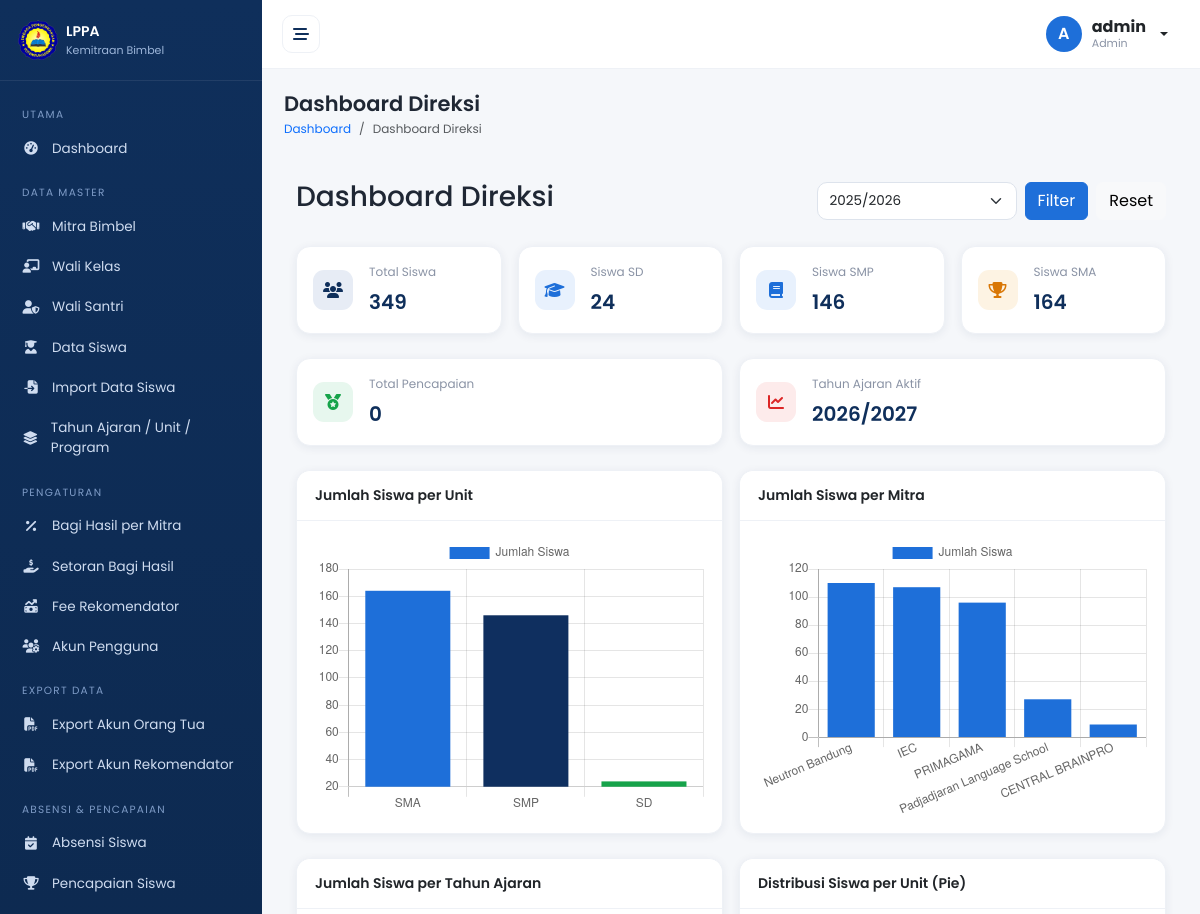
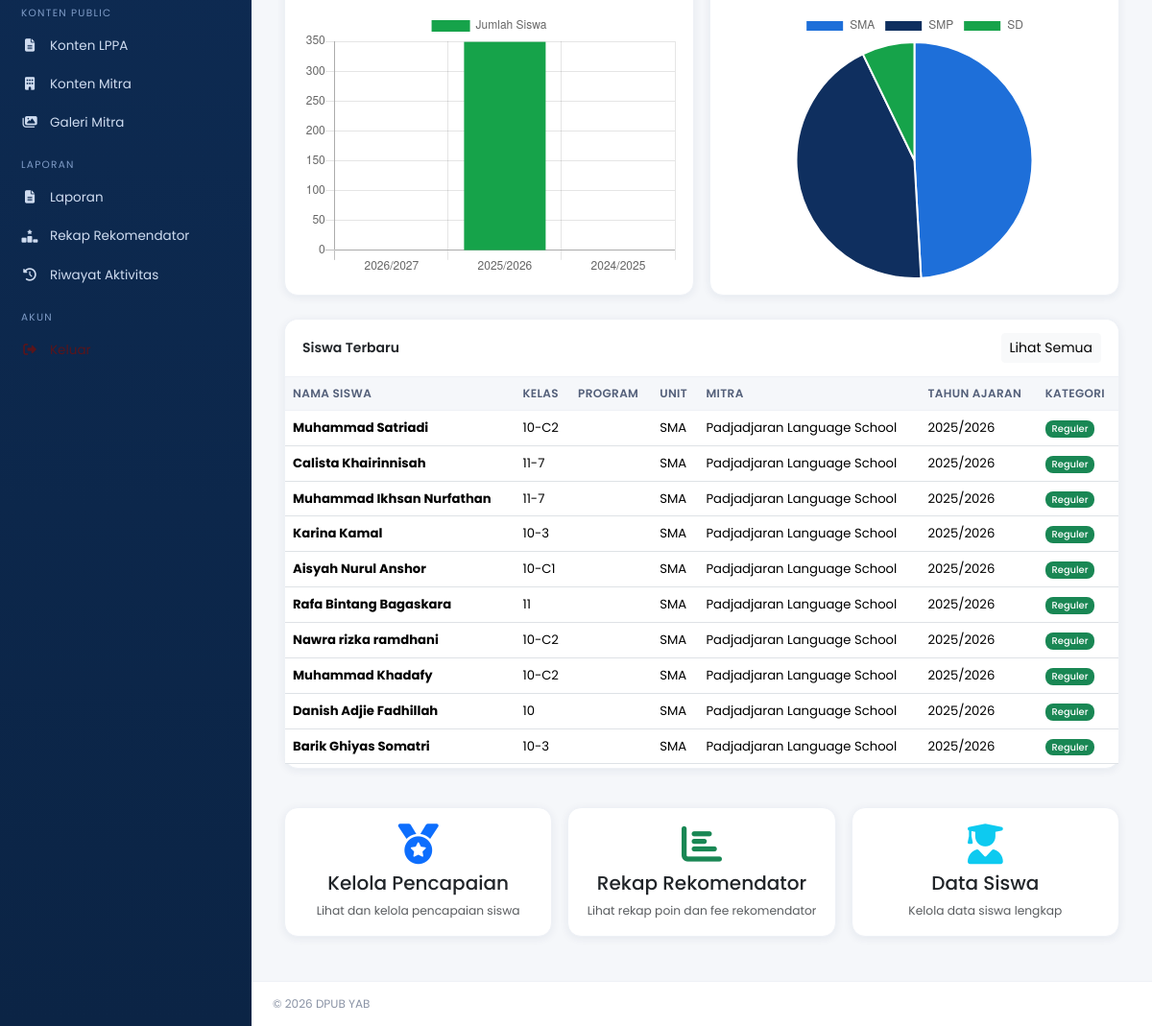
Screenshot of /admin/direksi_dashboard.php?academic_year_id=2 (signed in) with the database file from the repository (2 pictures, top to bottom).
### tables this page shows
CREATE TABLE `academic_years` (
  `id` int(11) NOT NULL,
  `nama_tahun_ajaran` varchar(30) NOT NULL,
  `tanggal_mulai` date DEFAULT NULL,
  `tanggal_selesai` date DEFAULT NULL,
  `status` enum('aktif','nonaktif') NOT NULL DEFAULT 'aktif'
);

CREATE TABLE `students` (
  `id` int(11) NOT NULL,
  `nis_nisn` varchar(50) DEFAULT NULL,
  `partner_id` int(11) DEFAULT NULL,
  `academic_year_id` int(11) DEFAULT NULL,
  `unit_id` int(11) DEFAULT NULL,
  `tanggal_pendaftaran` date NOT NULL,
  `nama_siswa` varchar(150) NOT NULL,
  `kelas` varchar(50) DEFAULT NULL,
  `kategori_peserta` enum('reguler','khusus') DEFAULT 'reguler',
  `program_bimbel` varchar(150) DEFAULT NULL,
  `biaya_pendaftaran` decimal(14,2) NOT NULL DEFAULT 0.00,
  `triwulan` enum('I','II','III','IV') DEFAULT NULL,
  `is_psam` enum('Ya','Tidak') NOT NULL DEFAULT 'Tidak',
  `total_biaya` decimal(14,2) NOT NULL DEFAULT 0.00,
  `biaya_program` decimal(14,2) NOT NULL DEFAULT 0.00,
  `status_pembayaran` enum('angsuran','lunas') NOT NULL DEFAULT 'angsuran',
  `wali_kelas_id` int(11) DEFAULT NULL,
  `wali_santri_id` int(11) DEFAULT NULL,
  `keterangan` text DEFAULT NULL,
  `created_at` timestamp NOT NULL DEFAULT current_timestamp(),
  `updated_at` timestamp NOT NULL DEFAULT current_timestamp() ON UPDATE current_timestamp()
);

CREATE TABLE `units` (
  `id` int(11) NOT NULL,
  `nama_unit` varchar(100) NOT NULL,
  `status` enum('aktif','nonaktif') NOT NULL DEFAULT 'aktif'
);

CREATE TABLE `partners` (
  `id` int(11) NOT NULL,
  `user_id` int(11) DEFAULT NULL,
  `nama_mitra` varchar(150) NOT NULL,
  `penanggung_jawab` varchar(120) DEFAULT NULL,
  `telepon` varchar(30) DEFAULT NULL,
  `email` varchar(120) DEFAULT NULL,
  `alamat` text DEFAULT NULL,
  `tanggal_mulai` date DEFAULT NULL,
  `status` enum('aktif','nonaktif') NOT NULL DEFAULT 'aktif',
  `persentase_bagi_hasil` decimal(5,2) NOT NULL DEFAULT 15.00,
  `keterangan` text DEFAULT NULL,
  `created_at` timestamp NOT NULL DEFAULT current_timestamp(),
  `tax_enabled` tinyint(1) NOT NULL DEFAULT 0 COMMENT 'Apakah pajak diaktifkan untuk mitra ini',
  `tax_percentage` decimal(5,2) NOT NULL DEFAULT 0.00 COMMENT 'Persentase pajak (0-100)',
  `tax_manual_nominal` decimal(14,2) DEFAULT 0.00,
  `tax_method` enum('none','percentage','manual') NOT NULL DEFAULT 'none',
  `public_programs` text DEFAULT NULL,
  `public_levels` text DEFAULT NULL,
  `public_program_unggulan` text DEFAULT NULL,
  `public_website` varchar(255) DEFAULT NULL,
  `public_whatsapp` varchar(30) DEFAULT NULL,
  `public_address` text DEFAULT NULL,
  `public_logo` varchar(255) DEFAULT NULL,
  `public_cover` varchar(255) DEFAULT NULL,
  `is_public` tinyint(1) NOT NULL DEFAULT 1,
  `display_order` int(11) NOT NULL DEFAULT 0,
  `public_description` text DEFAULT NULL,
  `deskripsi_public` text DEFAULT NULL,
  `keunggulan_public` text DEFAULT NULL,
  `video_url` varchar(500) DEFAULT NULL,
  `video_platform` enum('youtube','drive','other') DEFAULT 'youtube'
);

### admin/direksi_dashboard.php (the view, shortened to what the rows shown need)
<?php
require_once __DIR__ . '/../includes/auth.php';
require_once __DIR__ . '/../includes/queries.php';
$selectedAcademicYearId = $_GET['academic_year_id'] ?? '';
$taList = opsi('academic_years', 'nama_tahun_ajaran', '');
[$WHERE, $PARAMS] = student_filters($_GET);
$studentsByUnit = db()->prepare("SELECT u.nama_unit, COUNT(s.id) as jumlah FROM units u LEFT JOIN students s ON u.id = s.unit_id WHERE $WHERE GROUP BY u.id, u.nama_unit ORDER BY jumlah DESC");
$studentsByUnit->execute($PARAMS);
$studentsByUnit = $studentsByUnit->fetchAll();
$studentsByPartner = db()->prepare("SELECT p.nama_mitra, COUNT(s.id) as jumlah FROM partners p LEFT JOIN students s ON p.id = s.partner_id WHERE $WHERE GROUP BY p.id, p.nama_mitra ORDER BY jumlah DESC");
$studentsByPartner->execute($PARAMS);
$studentsByPartner = $studentsByPartner->fetchAll();
$studentsByAcademicYear = db()->query("SELECT ay.nama_tahun_ajaran, COUNT(s.id) as jumlah FROM academic_years ay LEFT JOIN students s ON ay.id = s.academic_year_id GROUP BY ay.id, ay.nama_tahun_ajaran ORDER BY ay.nama_tahun_ajaran DESC")->fetchAll();
$recentStudents = students_list($WHERE, $PARAMS, 10);
include __DIR__ . '/../includes/header.php';
?>
<div class="container-fluid py-4">
    <div class="row g-3 mb-4">
        <div class="col-md-6">
            <div class="stat-card d-flex gap-3 align-items-center">
                <div>
                    <div class="label">Tahun Ajaran Aktif</div>
                    <div class="value"><?= $selectedAcademicYearId ? e($taList[$selectedAcademicYearId]['nama'] ?? '-') : 'Semua' ?></div>
                </div>
            </div>
        </div>
    </div>
    <div class="card">
        <div class="card-body p-0">
            <div class="table-responsive-wrapper mobile-table-wrapper">
                <table class="table table-hover mb-0">
                    <thead>
                        <tr>
                            <th>Nama Siswa</th>
                            <th>Kelas</th>
                            <th>Program</th>
                            <th>Unit</th>
                            <th>Mitra</th>
                            <th>Tahun Ajaran</th>
                            <th>Kategori</th>
                        </tr>
                    </thead>
                    <tbody>
                        <?php foreach ($recentStudents as $s): ?>
                            <tr>
                                <td><strong><?= e($s['nama_siswa']) ?></strong></td>
                                <td><?= e($s['kelas']) ?></td>
                                <td><?= e($s['program_bimbel']) ?></td>
                                <td><?= e($s['nama_unit']) ?></td>
                                <td><?= e($s['nama_mitra']) ?></td>
                                <td><?= e($s['nama_tahun_ajaran']) ?></td>
                                <td>
                                    <?php
                                    $kategori = $s['kategori_peserta'] ?? 'reguler';
                                    if ($kategori === 'khusus'):
                                    ?>
                                    <span class="badge bg-warning text-dark small">Khusus</span>
                                    <?php else: ?>
                                    <span class="badge bg-success small">Reguler</span>
                                    <?php endif; ?>
                                </td>
                            </tr>
                        <?php endforeach; ?>
                    </tbody>
                </table>
            </div>
        </div>
    </div>
</div>
<script>
const base={responsive:true,maintainAspectRatio:false};
const BLUE='#1e6fd9',NAVY='#0f2f5f',GREEN='#16a34a',AMBER='#d97706',RED='#dc2626';
// Chart data
const unitData = {
    labels: <?= json_encode(array_column($studentsByUnit, 'nama_unit')) ?>,
    datasets: [{
        label: 'Jumlah Siswa',
        data: <?= json_encode(array_column($studentsByUnit, 'jumlah')) ?>,
        backgroundColor: [BLUE,NAVY,GREEN,AMBER,RED],
        borderRadius: 6
    }]
};
const partnerData = {
    labels: <?= json_encode(array_column($studentsByPartner, 'nama_mitra')) ?>,
    datasets: [{
        label: 'Jumlah Siswa',
        data: <?= json_encode(array_column($studentsByPartner, 'jumlah')) ?>,
        backgroundColor: BLUE,
        borderRadius: 6
    }]
};
const academicYearData = {
    labels: <?= json_encode(array_column($studentsByAcademicYear, 'nama_tahun_ajaran')) ?>,
    datasets: [{
        label: 'Jumlah Siswa',
        data: <?= json_encode(array_column($studentsByAcademicYear, 'jumlah')) ?>,
        backgroundColor: GREEN,
        borderRadius: 6
    }]
};
// Charts
if (document.getElementById('chartUnit')) {
    new Chart(document.getElementById('chartUnit'), {
        type: 'bar',
        data: unitData,
        options: {...base, plugins:{legend:{display:false}}, scales:{y:{beginAtZero:true,ticks:{precision:0}}}}
    });
}
if (document.getElementById('chartPartner')) {
    new Chart(document.getElementById('chartPartner'), {
        type: 'bar',
        data: partnerData,
        options: {...base, plugins:{legend:{display:false}}, scales:{y:{beginAtZero:true,ticks:{precision:0}}}}
    });
}
if (document.getElementById('chartAcademicYear')) {
    new Chart(document.getElementById('chartAcademicYear'), {
        type: 'bar',
        data: academicYearData,
        options: {...base, plugins:{legend:{display:false}}, scales:{y:{beginAtZero:true,ticks:{precision:0}}}}
    });
}
if (document.getElementById('chartUnitPie')) {
    new Chart(document.getElementById('chartUnitPie'), {
        type: 'pie',
        data: unitData,
        options: {...base, plugins:{legend:{position:'bottom'}}}
    });
}
</script>
<?php include __DIR__ . '/../includes/footer.php'; ?>

### rows the page displays
academic_years: nama_tahun_ajaran "2026/2027"
students: nama_siswa "Muhammad Satriadi", kelas "10-C2", unit.nama_unit "SMA", partner.nama_mitra "Padjadjaran Language School", academic_year.nama_tahun_ajaran "2025/2026", kategori_peserta "Reguler"
students: nama_siswa "Calista Khairinnisah", kelas "11-7", unit.nama_unit "SMA", partner.nama_mitra "Padjadjaran Language School", academic_year.nama_tahun_ajaran "2025/2026", kategori_peserta "Reguler"
students: nama_siswa "Muhammad Ikhsan Nurfathan", kelas "11-7", unit.nama_unit "SMA", partner.nama_mitra "Padjadjaran Language School", academic_year.nama_tahun_ajaran "2025/2026", kategori_peserta "Reguler"
students: nama_siswa "Karina Kamal", kelas "10-3", unit.nama_unit "SMA", partner.nama_mitra "Padjadjaran Language School", academic_year.nama_tahun_ajaran "2025/2026", kategori_peserta "Reguler"
students: nama_siswa "Aisyah Nurul Anshor", kelas "10-C1", unit.nama_unit "SMA", partner.nama_mitra "Padjadjaran Language School", academic_year.nama_tahun_ajaran "2025/2026", kategori_peserta "Reguler"
students: nama_siswa "Rafa Bintang Bagaskara", kelas "11", unit.nama_unit "SMA", partner.nama_mitra "Padjadjaran Language School", academic_year.nama_tahun_ajaran "2025/2026", kategori_peserta "Reguler"
students: nama_siswa "Nawra rizka ramdhani", kelas "10-C2", unit.nama_unit "SMA", partner.nama_mitra "Padjadjaran Language School", academic_year.nama_tahun_ajaran "2025/2026", kategori_peserta "Reguler"
students: nama_siswa "Muhammad Khadafy", kelas "10-C2", unit.nama_unit "SMA", partner.nama_mitra "Padjadjaran Language School", academic_year.nama_tahun_ajaran "2025/2026", kategori_peserta "Reguler"
students: nama_siswa "Danish Adjie Fadhillah", kelas "10", unit.nama_unit "SMA", partner.nama_mitra "Padjadjaran Language School", academic_year.nama_tahun_ajaran "2025/2026", kategori_peserta "Reguler"
students: nama_siswa "Barik Ghiyas Somatri", kelas "10-3", unit.nama_unit "SMA", partner.nama_mitra "Padjadjaran Language School", academic_year.nama_tahun_ajaran "2025/2026", kategori_peserta "Reguler"

### other values shown
substr(user()['nama'] ?? 'U', 0, 1) "A"
user()['nama'] "admin"
str_replace('_', ' ', ucfirst(role())) "Admin"
$PAGE_TITLE "Dashboard Direksi"
$b['label'] "Dashboard"
$b['label'] "Dashboard Direksi"
$totalStudents "349"
$sdStudents "24"
$smpStudents "146"
$smaStudents "164"
$totalAchievements "0"
COPYRIGHT_HOLDER "DPUB YAB"
form field academic_year_id "2025/2026"
chart data {{ json_encode(array_column($studentsByUnit, 'nama_unit')) }} ["SMA","SMP","SD"]
chart data {{ json_encode(array_column($studentsByUnit, 'jumlah')) }} [164,146,24]
